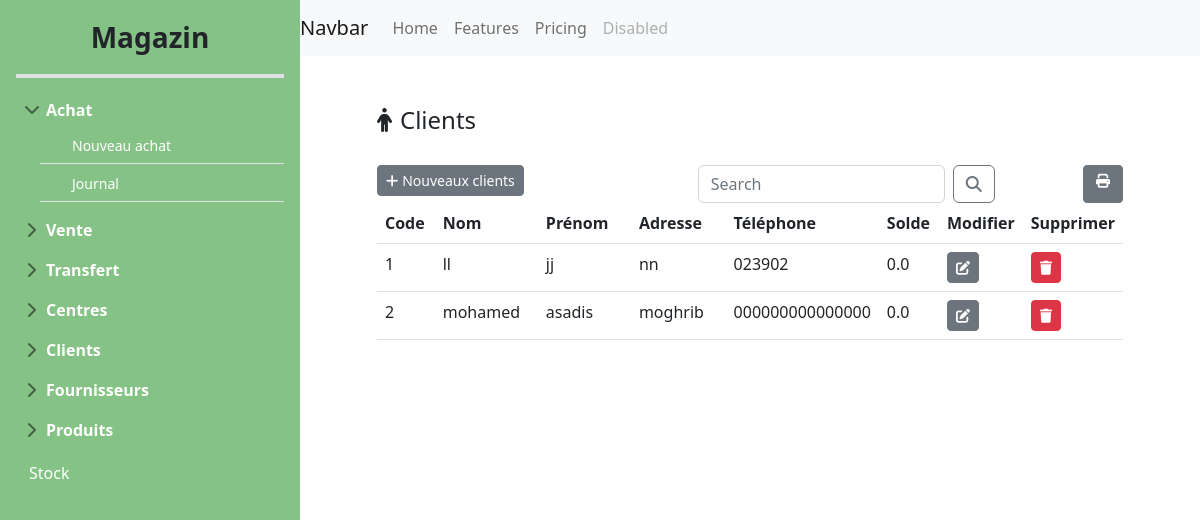
Page /clientList/ on the committed database.
### main_store/models.py (models this page shows)
class Client(models.Model):
    code_cl = models.AutoField(primary_key=True)
    nom_cl = models.CharField(max_length=50)
    prenom_cl = models.CharField(max_length=50)
    adresse_cl = models.CharField(max_length=100)
    telephone_cl = models.CharField(max_length=50)
    credit = models.FloatField(default=0.0)

### main_store/views.py (the view)
# urls.py: path('clientList/',views.afficher_client,name='clientList'),
def afficher_client(request):
    if 'q' in request.GET:
        q=request.GET['q']
        multiple_q=Q(Q(nom_cl__icontains=q) | (Q(prenom_cl__icontains=q)))
        clients=Client.objects.filter(multiple_q)
    else:
        clients=Client.objects.all()
    return render(request,"main-store/clients/clientList.html",{"clients":clients})

### templates/main-store/clients/clientList.html (shortened to what this page needs)
{%extends 'main-store/base/baseStore.html' %}
{%block content%}
<div class="row">
    <div class="col-md-1"></div>
    <div class="col-md-11">
        <div class="d-flex align-items-center" style="padding-top: 50px;">
            <i class="fa-solid fa-person me-2 " style=" font-size: 24px;"></i>
            <h4 class="mb-0">Clients</h4>
        </div>
    </div>
</div>
<div class="row" style="padding-top: 30px;">
    <div class="col-md-1"></div>
    <div class="col-md-10">
        <div class="card border-0">
            <div class="row">
                <div class="col-md-5">
                    <a class="btn btn-secondary btn-sm" href="{% url 'clientAdd'%}">
                        <i class="fa-solid fa-plus me-1"></i>Nouveaux clients
                    </a>
                </div>
                <div class="col-md-5">
                    <form class="d-flex">
                        <input class="form-control me-2" name="q" type="search" placeholder="Search"
                            aria-label="Search">
                        <button class="btn btn-outline-secondary" type="submit"><i
                                class="fa-solid fa-magnifying-glass"></i></button>
                    </form>
                </div>
                <div class="col-md-2 d-flex justify-content-end">
                    <a class="btn btn-secondary btn-sm" href="{%url 'clientPrint' %}"><i
                            class="fa-solid fa-print me-1 ms-1"></i></a>
                </div>
            </div>
        </div>
        <table class="table table-hover bg-white">
            <thead>
                <tr>
                    <th>Code</th>
                    <th>Nom</th>
                    <th>Prénom</th>
                    <th>Adresse</th>
                    <th>Téléphone</th>
                    <th>Solde</th>
                    <th> Modifier</th>
                    <th> Supprimer</th>
                </tr>
            </thead>
            <tbody>
                {% for client in clients %}
                <tr>
                    <td class="col-md-1">{{client.code_cl}}</td>
                    <td class="col-md-2">{{client.nom_cl}}</td>
                    <td class="col-md-2">{{client.prenom_cl }}</td>
                    <td class="col-md-2">{{client.adresse_cl }}</td>
                    <td class="col-md-2">{{client.telephone_cl}}</td>
                    <td class="col-md-1">{{client.credit }}</td>
                    <td class="col-md-1"><a class="btn btn-secondary btn-sm"
                            href="{%url 'clientEdit' client.code_cl %}">
                            <i class="fa-solid fa-pen-to-square"></i></a></td>
                    <td class="col-md-1"><a class="btn btn-danger btn-sm" href="{%url 'clientDelete' client.code_cl %}">
                            <i class="fa-solid fa-trash"></i>
                        </a></td>
                </tr>
                {% endfor %}
            </tbody>
        </table>
    </div>
    <div class="col-md-1"></div>
</div>
{%endblock%}

### static/custom.css (style rules this page uses)
th { font-weight: 600; }
body { min-height: 100vh; min-height: -webkit-fill-available; overflow-x: hidden; margin: 0; padding: 0; }
html { height: -webkit-fill-available; }

### rows in the picture
Client: code_cl "1", nom_cl "ll", prenom_cl "jj", adresse_cl "nn", telephone_cl "023902", credit "0.0"
Client: code_cl "2", nom_cl "mohamed", prenom_cl "asadis", adresse_cl "moghrib", telephone_cl "000000000000000", credit "0.0"
